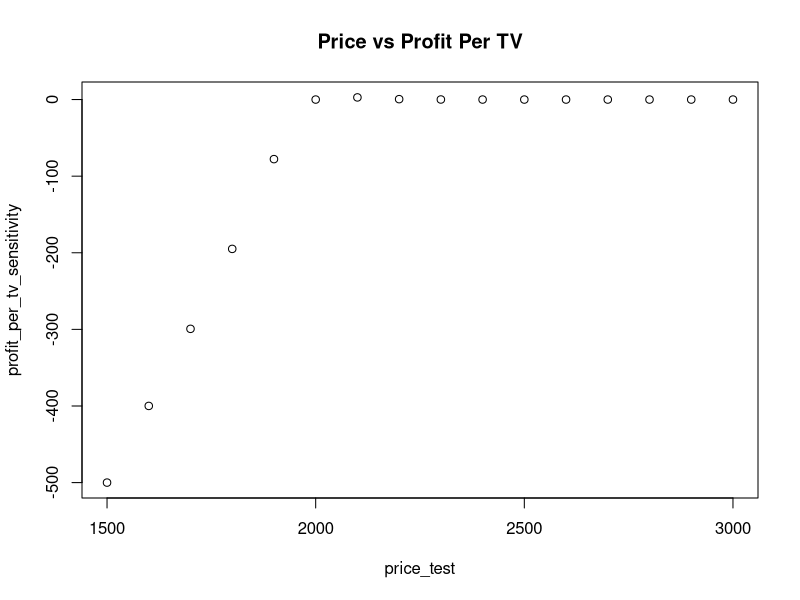
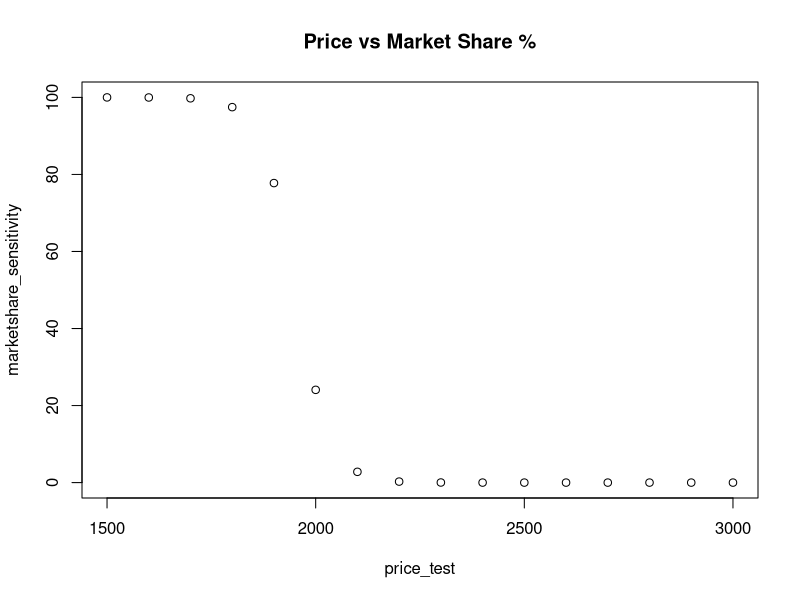
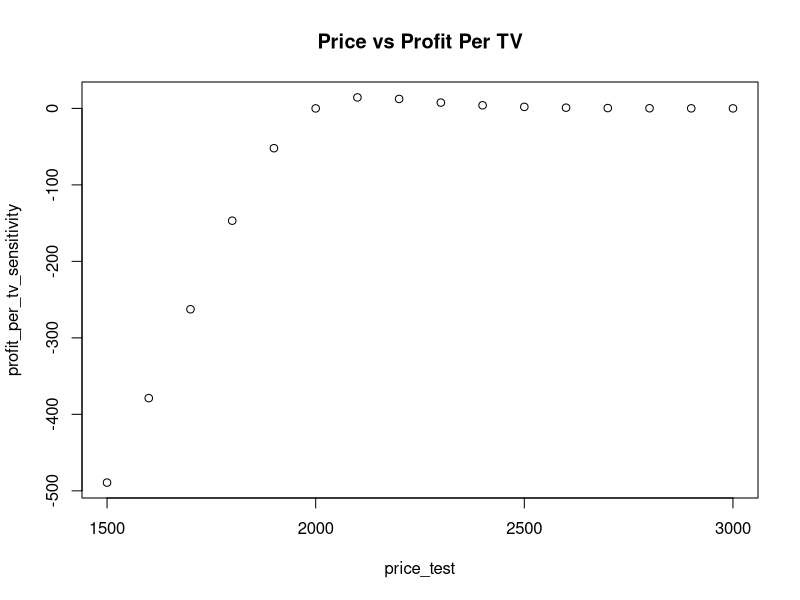
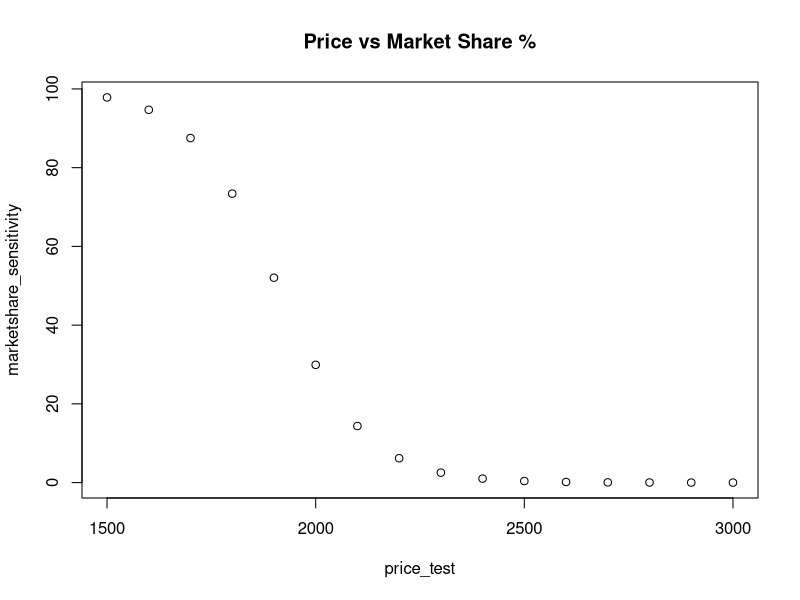
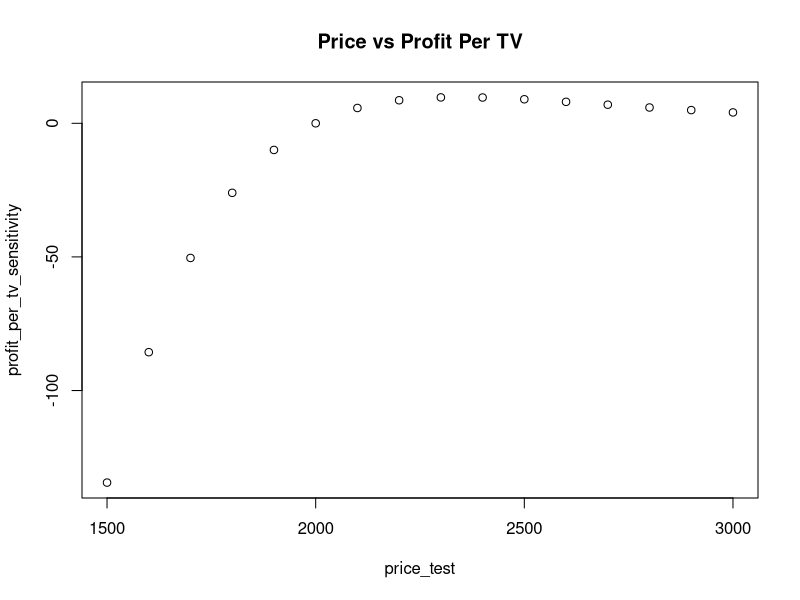
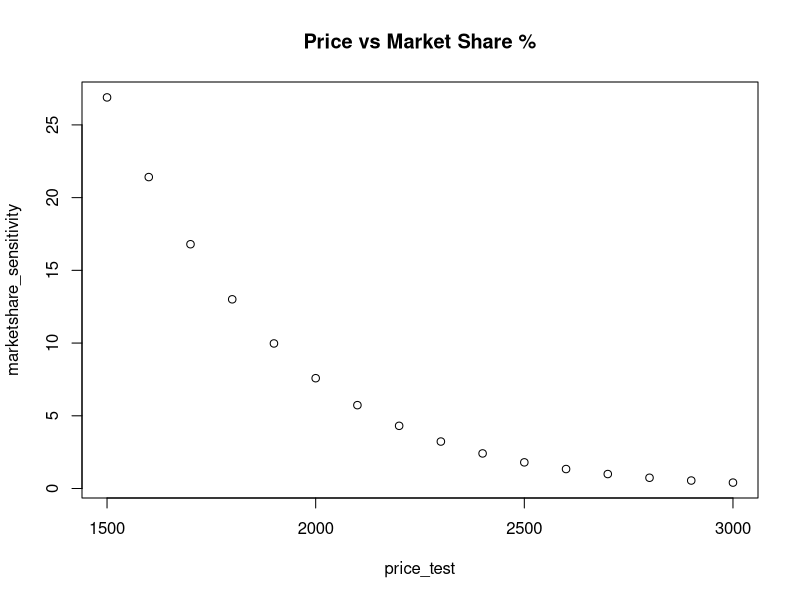
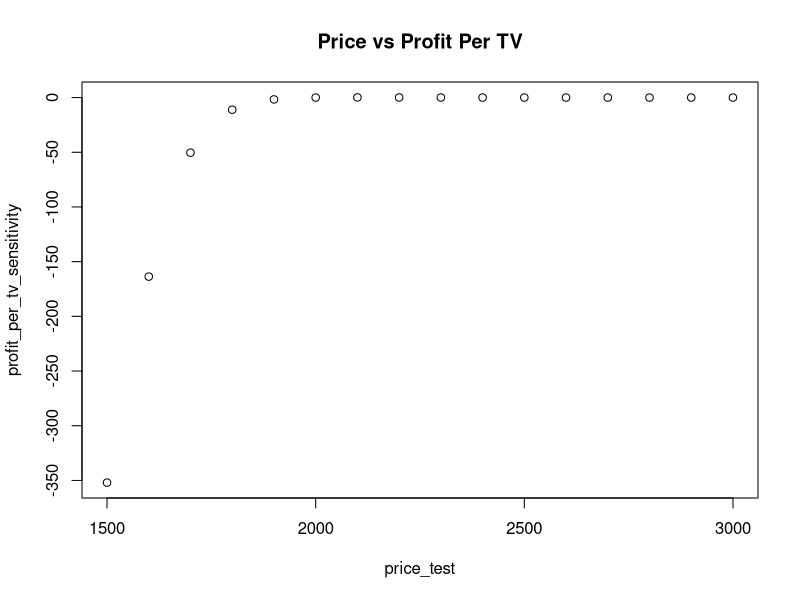
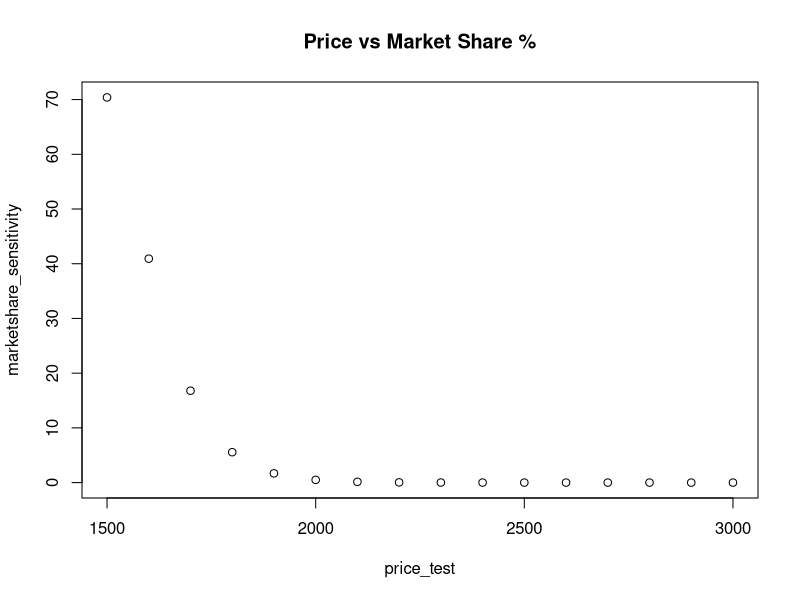

These figures' R source, in order:
## ---- chunk 1
install.packages("readxl",repos = "http://cran.us.r-project.org")
library(readxl)
install.packages("stats",repos = "http://cran.us.r-project.org")
library(stats)

## ---- chunk 2
setwd("F:/UCD Business Analytics/2 Winter Quarter/442 Advance Stats/Homework 1")

# Read the excel and rename the columns
data<-read_excel("Team_Preferences BAX 2020_1.xlsx")
#head(data)
colnames(data)= c('Name','ProfileNum','Profiles','Pref','Screen52','Screen65','3D','Sony','HighPrice')



## ---- chunk 3
conjoint<- function( preferences, designmatrix) {
  
  y<- preferences
  x<- designmatrix
  model<- lm(y~.,x)
  summarymodel<-summary(model)
  #partsworth <- matrix(summarymodel$coef[-1,1],nrow=5)
  partsworth <- matrix(summarymodel$coef[,1],nrow=6)
  rownames(partsworth)<- c('Intercept','Screen52','Screen65','3D','Sony','HighPrice')
  colnames(partsworth) <- c("Estimates")
  cat("\n 1. Estimates of the Partsworth for the Features\n")
  print(partsworth)
  
  # Computing the Attribute Importance
  
  attribute_importance <- matrix(c(0),nrow=4)
  range <- matrix(c(0),nrow=4)
  rownames(attribute_importance) <- c("screensize_imp","tech_imp","brand_imp","price_imp")
  rownames(range) <- c("screensize_imp","tech_imp","brand_imp","price_imp")
  range[1,1]<- max(partsworth[2,1],partsworth[3,1],0)-
    min(partsworth[2,1],partsworth[3,1],0)
  range[2,1] <- max(partsworth[4,1],0)-
    min(partsworth[4,1],0)
  range[2,1] <- max(partsworth[5,1],0)-
    min(partsworth[5,1],0)
  range[4,1] <- max(partsworth[6,1],0)-
    min(partsworth[6,1],0)
  sum(range)
  attribute_importance[1,1] <- 100*(range[1,1]/sum(range))
  attribute_importance[2,1] <- 100*(range[2,1]/sum(range))
  attribute_importance[3,1] <- 100*(range[3,1]/sum(range))
  attribute_importance[4,1] <- 100*(range[4,1]/sum(range))

  cat("\n 2. Importance of Every Attribute( in %)\n")
  print(attribute_importance)
  
  
  # Computing Willingness to pay for each attribute
  price_partworth <- partsworth[6,1]
  pricedif <- 2000-2500
  #calculating dollar equivalent for 1 util
  WillingnessToPay_1util <- pricedif/price_partworth  
  WillingnessToPay <- matrix(c(0),nrow=5)
  rownames(WillingnessToPay)<- c('Screen52','Screen65','3D','Sony','HighPrice')
  WillingnessToPay[1,1] <- partsworth[2,1]*WillingnessToPay_1util
  WillingnessToPay[2,1] <- partsworth[3,1]*WillingnessToPay_1util
  WillingnessToPay[3,1] <- partsworth[4,1]*WillingnessToPay_1util
  WillingnessToPay[4,1] <- partsworth[5,1]*WillingnessToPay_1util
  cat("\n 3. Willingness to pay for each Attribute( in $)\n")
  print(WillingnessToPay)
  
  
  # Finding the optimal Price

  # assuming the costs as discussed in the lecture
  cost <- matrix(c(1000,500,1000,250,250),ncol=5)
  colnames(cost) <- c('Intercept','Screen52','Screen65','3D','Sony')
  
  # taking the features of own design,competitor design same as the one discussed in class
  my_design <- matrix(c(1,0,1,0,0),ncol=5,nrow=16,byrow=TRUE)
  sony_design <- matrix(c(1,1,0,1,1,1),ncol=6)
  sharp_design <- matrix(c(1,0,1,1,0,0),ncol=6)
  
  # Taking a price range for which we can test when do we optimize profit and market share
  price_test<- matrix(seq(1500,3000,100),nrow=16)
  
  # Net cost for own design
  net_cost <- my_design[1,] %*% t(cost)
  
  # Calculating utility 
  utility <-  matrix(c(0),nrow=3)
  utility[2,1] <- sony_design %*% partsworth 
  utility[3,1] <- sharp_design %*% partsworth 
  
  # Calculating attractiveness
  attractiveness <- matrix(c(0),nrow=3)
  attractiveness[2,1] <- exp(utility[2,1])
  attractiveness[3,1] <- exp(utility[3,1])
   
  # Doing sensitivity analysis for the price range
  # calculating the different values for utility,attractiveness,marketshare%, profit and margin
  my_design_sensitivity <- cbind(my_design, (price_test-2000)/(2500-2000))
  utility_sensitivity <- my_design_sensitivity %*% partsworth
  attractiveness_sensitivity <- exp(utility_sensitivity)
  marketshare_sensitivity <- 100*(attractiveness_sensitivity/
  (attractiveness_sensitivity+attractiveness[2,1]+attractiveness[3,1]))
  margin_sensitivity <- price_test- net_cost[1,1]
  profit_per_tv_sensitivity <- marketshare_sensitivity*margin_sensitivity/100 
  table <- cbind(price_test,
                 marketshare_sensitivity,profit_per_tv_sensitivity,margin_sensitivity)
  colnames(table) <- c('price', 'marketshare','profit_per_tv','margin')
  #Printing the table with all the values 
  cat("\n Values at different price\n")
  print(table)
  
  # finding the row when the profit starts reducing after breakeven
  index= 1
  for(i in (2:nrow(table))){
    if(table[i-1,3]< table[i,3]){
      index=index+1
      }
    OptimalPrice <- table[index,1]
    MarketShareAtOptimalPrice <- table[index,2]
    MaximumProfitAtOptimalPrice <- table[index,3]
    }
        
  cat("\n 4. Optimal Price is:\n") 
  print(OptimalPrice)
  cat("\n 5. Market Share at Optimal Price is:\n") 
  print(MarketShareAtOptimalPrice)
  cat("\n 6. Maximum Profit at Optimal Price is:\n") 
  print(MaximumProfitAtOptimalPrice)
  
  plot(price_test,profit_per_tv_sensitivity,main= "Price vs Profit Per TV")
  plot(price_test,marketshare_sensitivity, main= "Price vs Market Share %")
}
## ---- chunk 4

name ='Paridhi Agal' 

#selecting only one team members preferences
mydata <- data[which(data$Name == name),]

# Calling the function that is returning the partsworth
conjoint(mydata$Pref, mydata[,5:9])


## ---- chunk 5
name ='Nidhi Patni' 

#selecting only one team members preferences
mydata <- data[which(data$Name == name),]

# Calling the function that is returning the partsworth
conjoint(mydata$Pref, mydata[,5:9])



## ---- chunk 6
name ='Shirley Huang' 

#selecting only one team members preferences
mydata <- data[which(data$Name == name),]

# Calling the function that is returning the partsworth
conjoint(mydata$Pref, mydata[,5:9])



## ---- chunk 7
name ='Neha Parekh' 

#selecting only one team members preferences
mydata <- data[which(data$Name == name),]

# Calling the function that is returning the partsworth
conjoint(mydata$Pref, mydata[,5:9])



## ---- chunk 8
name ='Shivam Verma' 

#selecting only one team members preferences
mydata <- data[which(data$Name == name),]

# Calling the function that is returning the partsworth
conjoint(mydata$Pref, mydata[,5:9])



